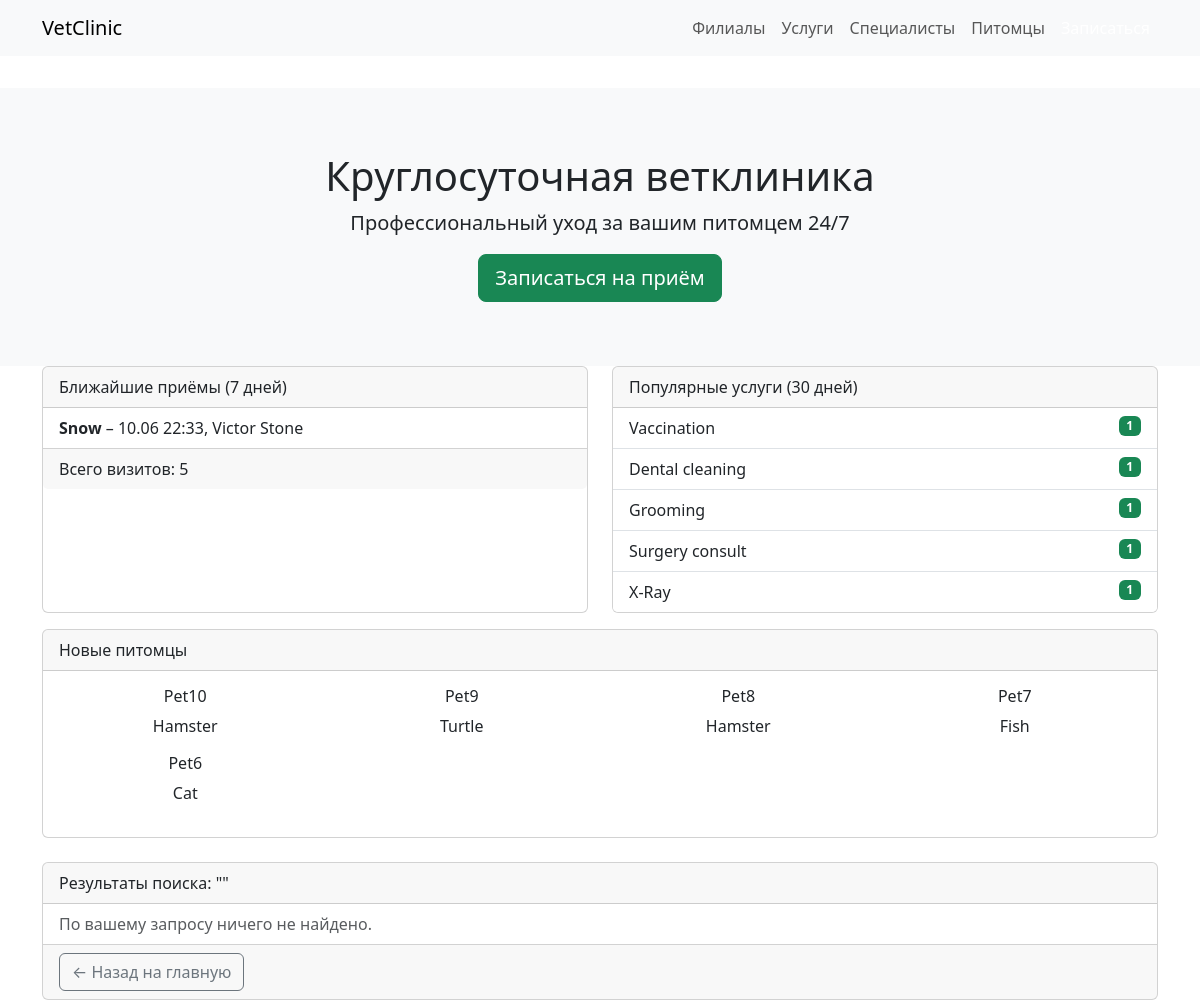
The app's page /pets/search/, older data.
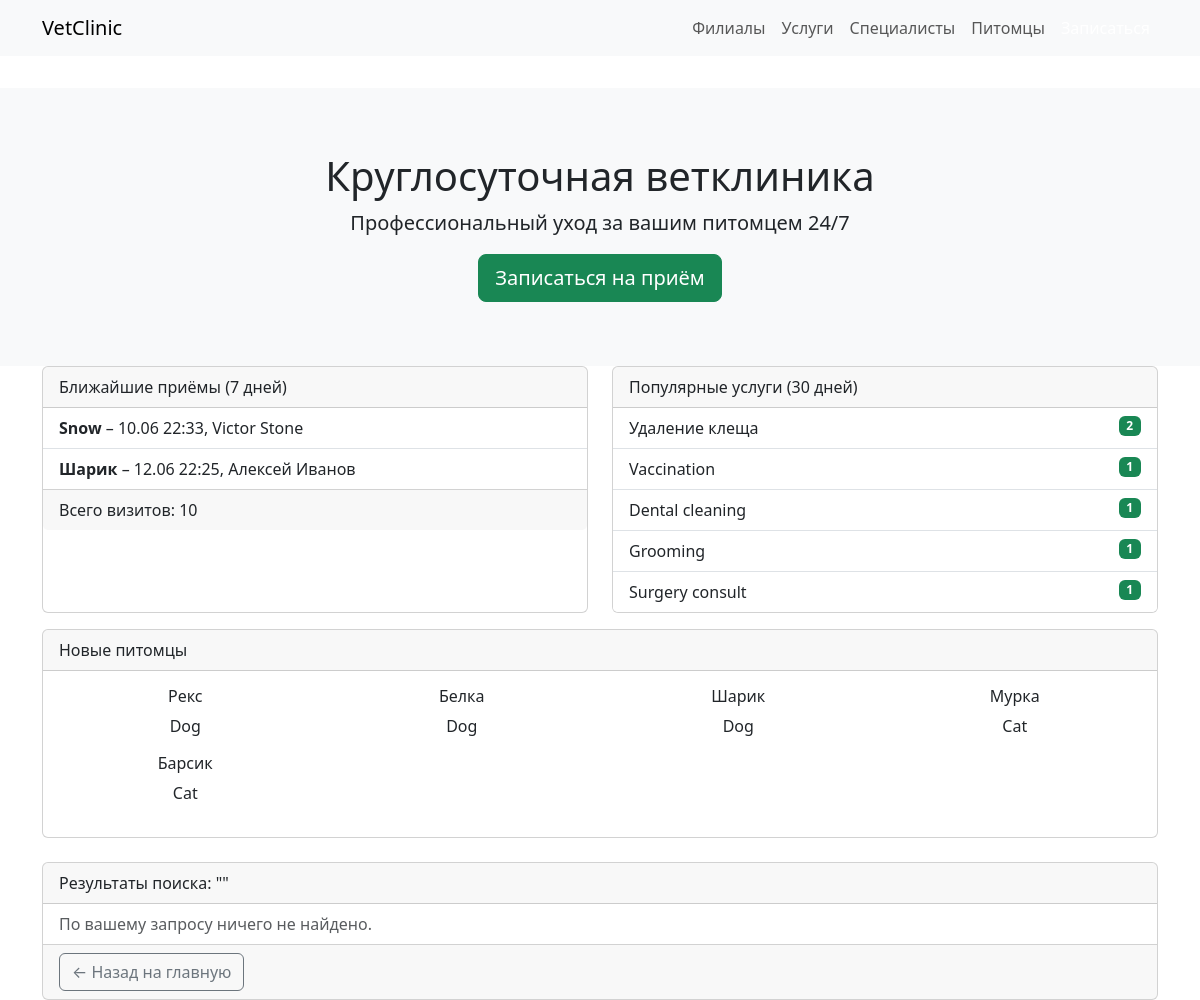
The same page, newer data.
### vetclinic/models.py (models this page shows, shortened)
class Appointment(models.Model):
    id = models.BigAutoField(primary_key=True, db_column="appointment_id")
    pet = models.ForeignKey(
        Pet, db_column="pet_id", on_delete=models.CASCADE,
        related_name="appointments", verbose_name=_("питомец")
    )
    clinic = models.ForeignKey(
        Clinic, db_column="clinic_id", on_delete=models.SET_NULL,
        null=True, related_name="appointments", verbose_name=_("клиника")
    )
    service = models.ForeignKey(
        Service, db_column="service_id", on_delete=models.SET_NULL,
        null=True, related_name="appointments", verbose_name=_("услуга")
    )
    vet = models.ForeignKey(
        Vet, db_column="vet_id", on_delete=models.SET_NULL,
        null=True, related_name="appointments", verbose_name=_("ветеринар")
    )
    start_time = models.DateTimeField(_("начало"))
    end_time = models.DateTimeField(_("конец"), null=True, blank=True)
    status = models.ForeignKey(
        AppointmentStatus, db_column="status_id", on_delete=models.SET_NULL,
        null=True, related_name="appointments", verbose_name=_("статус")
    )
    notes = models.TextField(_("заметки"), blank=True)
    created_at = models.DateTimeField(_("создан"), default=timezone.now)
    updated_at = models.DateTimeField(_("обновлён"), auto_now=True)
    created_by_user = models.ForeignKey(
        User, db_column="created_by_user_id", on_delete=models.SET_NULL,
        null=True, related_name="+", verbose_name=_("создал")
    )
    updated_by_user = models.ForeignKey(
        User, db_column="updated_by_user_id", on_delete=models.SET_NULL,
        null=True, related_name="+", verbose_name=_("обновил")
    )
    class Meta:
        db_table = "appointments"
        verbose_name = _("запись")
        verbose_name_plural = _("записи")

class Pet(models.Model):
    GENDERS = [("M", _("М")), ("F", _("Ж"))]
    id = models.BigAutoField(primary_key=True, db_column="pet_id")
    owner = models.ForeignKey(
        User, db_column="user_id", on_delete=models.CASCADE,
        related_name="pets", verbose_name=_("владелец")
    )
    species = models.ForeignKey(
        Species, db_column="species_id", on_delete=models.SET_NULL,
        null=True, related_name="pets", verbose_name=_("вид")
    )
    name = models.CharField(_("кличка"), max_length=100)
    breed = models.CharField(_("порода"), max_length=100, blank=True)
    gender = models.CharField(_("пол"), max_length=1, choices=GENDERS)
    date_of_birth = models.DateField(_("дата рождения"), null=True, blank=True)
    weight_kg = models.DecimalField(_("вес (кг)"), max_digits=5, decimal_places=2, null=True, blank=True)
    photo = models.ImageField(_("фото"), upload_to="pets/", blank=True, null=True, db_column="photo_path")
    created_at = models.DateTimeField(_("создан"), default=timezone.now)
    updated_at = models.DateTimeField(_("обновлён"), auto_now=True)
    class Meta:
        db_table = "pets"
        verbose_name = _("питомец")
        verbose_name_plural = _("питомцы")
    @property
    def age_years(self):
        if not self.date_of_birth:
            return "—"
        return (timezone.now().date() - self.date_of_birth).days // 365
    age_years.fget.short_description = _("возраст, лет")

class Vet(models.Model):
    id = models.BigAutoField(primary_key=True, db_column="vet_id")
    user = models.ForeignKey(
        User, db_column="user_id", on_delete=models.CASCADE,
        related_name="veterinary_profiles", verbose_name=_("пользователь")
    )
    clinic = models.ForeignKey(
        Clinic, db_column="clinic_id", on_delete=models.SET_NULL,
        null=True, related_name="vets", verbose_name=_("клиника")
    )
    specialization = models.CharField(_("специализация"), max_length=150, blank=True)
    bio = models.TextField(_("биография"), blank=True)
    photo = models.ImageField(_("фото"), upload_to="vets/", blank=True, null=True, db_column="photo_path")
    services = models.ManyToManyField(
        Service, through="VetService", related_name="vets", verbose_name=_("оказываемые услуги")
    )
    created_at = models.DateTimeField(_("создан"), default=timezone.now)
    updated_at = models.DateTimeField(_("обновлён"), auto_now=True)
    class Meta:
        db_table = "vets"
        verbose_name = _("ветеринар")
        verbose_name_plural = _("ветеринары")

class User(models.Model):
    id = models.BigAutoField(primary_key=True, db_column="user_id")
    role = models.ForeignKey(
        Role, db_column="role_id", on_delete=models.SET_NULL,
        null=True, verbose_name=_("роль"), related_name="users"
    )
    first_name = models.CharField(_("имя"), max_length=100)
    last_name = models.CharField(_("фамилия"), max_length=100, blank=True)
    email = models.EmailField(_("e-mail"), max_length=255, unique=True, null=True, blank=True)
    phone = models.CharField(_("телефон"), max_length=20, blank=True)
    password_hash = models.TextField(_("хеш пароля"), blank=True)
    created_at = models.DateTimeField(_("создан"), default=timezone.now)
    updated_at = models.DateTimeField(_("обновлён"), auto_now=True)
    class Meta:
        db_table = "users"
        verbose_name = _("пользователь")
        verbose_name_plural = _("пользователи")

class Service(models.Model):
    id = models.AutoField(primary_key=True, db_column="service_id")
    name = models.CharField(_("название"), max_length=150)
    description = models.TextField(_("описание"), blank=True)
    base_price = models.DecimalField(_("базовая цена"), max_digits=10, decimal_places=2)
    duration_minutes = models.PositiveIntegerField(_("длительность, мин"), null=True, blank=True)
    created_at = models.DateTimeField(_("создан"), default=timezone.now)
    updated_at = models.DateTimeField(_("обновлён"), auto_now=True)
    class Meta:
        db_table = "services"
        verbose_name = _("услуга")
        verbose_name_plural = _("услуги")

class Species(models.Model):
    id = models.AutoField(primary_key=True, db_column="species_id")
    name = models.CharField(_("Вид"), max_length=50, unique=True)
    class Meta:
        db_table = "species"
        verbose_name = _("вид животного")
        verbose_name_plural = _("виды животных")

### vetclinic/views.py (the view)
# urls.py: path("pets/search/", views.pet_search, name="pet_search"),
def pet_search(request):
    now = timezone.now()
    upcoming = Appointment.objects.filter(
        start_time__gte=now, start_time__lte=now + timedelta(days=7)
    ).select_related("pet", "vet__user").order_by("start_time")[:5]
    popular = Service.objects.filter(
        appointments__start_time__gte=now - timedelta(days=30)
    ).annotate(times=Count("appointments")).order_by("-times")[:5]
    newest = Pet.objects.select_related("species").order_by("-created_at")[:5]
    total_appointments = Appointment.objects.count()
    q = request.GET.get("q", "").strip()
    if q:
        pets = Pet.objects.filter(
            Q(name__icontains=q) |
            Q(owner__first_name__icontains=q) |
            Q(owner__last_name__icontains=q)
        ).select_related("species", "owner").order_by("name")
    else:
        pets = Pet.objects.none()
    return render(request, "vetclinic/pet_search.html", {
        "query": q,
        "pets": pets,
        "upcoming": upcoming,
        "popular": popular,
        "newest": newest,
        "total_appointments": total_appointments,
    })

### vetclinic/templates/vetclinic/pet_search.html (shortened to what this page needs)
{% extends 'vetclinic/base.html' %}
{% block content %}
<div class="row mb-4">
  <div class="col-md-6 mb-3">
    <div class="card h-100">
      <div class="card-header">Ближайшие приёмы (7 дней)</div>
      <ul class="list-group list-group-flush">
        {% for a in upcoming %}
        <li class="list-group-item">
          <strong>{{ a.pet.name }}</strong> – {{ a.start_time|date:"d.m H:i" }},
          {{ a.vet.user.first_name }} {{ a.vet.user.last_name }}
        </li>
        {% empty %}
        <li class="list-group-item text-muted">Нет запланированных приёмов.</li>
        {% endfor %}
      </ul>
      <div class="card-footer">
        Всего визитов: {{ total_appointments }}
      </div>
    </div>
  </div>
  <div class="col-md-6 mb-3">
    <div class="card h-100">
      <div class="card-header">Популярные услуги (30 дней)</div>
      <ul class="list-group list-group-flush">
        {% for s in popular %}
        <li class="list-group-item">
          {{ s.name }} <span class="badge bg-success float-end">{{ s.times }}</span>
        </li>
        {% endfor %}
      </ul>
    </div>
  </div>
  <div class="col-12">
    <div class="card">
      <div class="card-header">Новые питомцы</div>
      <div class="card-body">
        <div class="row">
          {% for p in newest %}
          <div class="col-sm-6 col-lg-3 mb-3 text-center">
            <h6>{{ p.name }}</h6>
            <p class="mb-0">{{ p.species.name }}</p>
          </div>
          {% endfor %}
        </div>
      </div>
    </div>
  </div>
</div>
<div class="card">
    <div class="card-header">Результаты поиска: "{{ query }}"</div>
    <ul class="list-group list-group-flush">
      {% for p in pets %}
      <li class="list-group-item d-flex align-items-center">
        {% if p.photo %}
        <img src="{{ p.photo.url }}" class="rounded-circle me-3" style="width:40px;height:40px;object-fit:cover;">
        {% endif %}
        <div>
          <strong>{{ p.name }}</strong> ({{ p.species.name }})<br>
          <small class="text-muted">Владелец: {{ p.owner.first_name }} {{ p.owner.last_name }}</small>
        </div>
      </li>
      {% empty %}
      <li class="list-group-item text-muted">По вашему запросу ничего не найдено.</li>
      {% endfor %}
    </ul>
    <div class="card-footer">
      <a href="{% url 'vetclinic:home' %}" class="btn btn-outline-secondary">← Назад на главную</a>
    </div>
  </div>
  {% endblock %}

Row changes from the older to the newer data that the page shows:
no longer on this page (row unchanged): Service: name "X-Ray", times "1"
removed Pet: name "Pet10", species.name "Hamster"
removed Pet: name "Pet9", species.name "Turtle"
removed Pet: name "Pet8", species.name "Hamster"
removed Pet: name "Pet7", species.name "Fish"
removed Pet: name "Pet6", species.name "Cat"
added Appointment: pet.name "Шарик", start_time "12.06 22:25", vet.user.first_name "Алексей", vet.user.last_name "Иванов"
added Service: name "Удаление клеща", times "2"
added Pet: name "Рекс", species.name "Dog"
added Pet: name "Белка", species.name "Dog"
added Pet: name "Шарик", species.name "Dog"
added Pet: name "Мурка", species.name "Cat"
added Pet: name "Барсик", species.name "Cat"
Text that changed along with them:
{{ total_appointments }}: "5" → "10"
